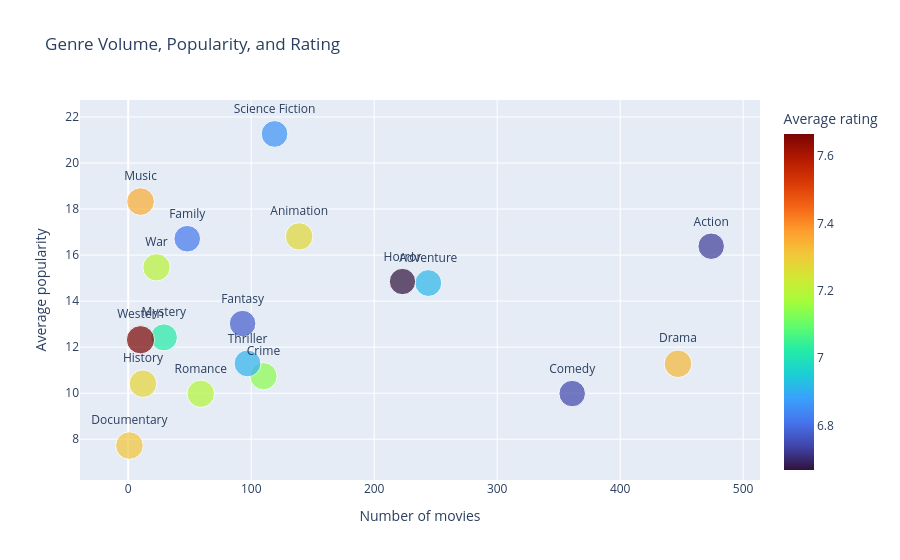

Notebook code cell kept with this figure:
### Code cell
# Multivariate: Genre volume, popularity, and rating
genre_profile = primary_genres.groupby('genre_name', as_index=False).agg(movie_count=('movie_id', 'nunique'), average_popularity=('popularity', 'mean'), average_rating=('vote_average', 'mean')).dropna()
figure = px.scatter(genre_profile, x='movie_count', y='average_popularity', size='average_rating', color='average_rating', hover_name='genre_name', text='genre_name', color_continuous_scale='Turbo', title='Genre Volume, Popularity, and Rating')
figure.update_traces(textposition='top center')
figure.update_layout(xaxis_title='Number of movies', yaxis_title='Average popularity', coloraxis_colorbar_title='Average rating')
figure.show()
print('Insight: This multivariate view distinguishes broad genre representation from popularity and critical reception, which do not necessarily move together.')
print('Genres near the upper-left are popular despite smaller catalogs, while genres on the right have greater volume and should be evaluated with that scale in mind.')

### Figure 1 — Plotly figure (JSON) as saved in the notebook; plotly's stock layout.template omitted (floating-point values rounded to 4 significant figures)
{"data": [{"hovertemplate": "<b>%{hovertext}</b><br><br>movie_count=%{x}<br>average_popularity=%{y}<br>average_rating=%{marker.color}<br>genre_name=%{text}<extra></extra>", "hovertext": ["Action", "Adventure", "Animation", "Comedy", "Crime", "Documentary", "Drama", "Family", "Fantasy", "History", "Horror", "Music", "Mystery", "Romance", "Science Fiction", "Thriller", "War", "Western"], "legendgroup": "", "marker": {"color": [6.726, 6.913, 7.272, 6.739, 7.138, 7.31, 7.332, 6.814, 6.772, 7.279, 6.667, 7.352, 7.022, 7.189, 6.856, 6.907, 7.202, 7.665], "coloraxis": "coloraxis", "size": [6.726, 6.913, 7.272, 6.739, 7.138, 7.31, 7.332, 6.814, 6.772, 7.279, 6.667, 7.352, 7.022, 7.189, 6.856, 6.907, 7.202, 7.665], "sizemode": "area", "sizeref": 0.01916, "symbol": "circle"}, "mode": "markers+text", "name": "", "orientation": "v", "showlegend": false, "text": ["Action", "Adventure", "Animation", "Comedy", "Crime", "Documentary", "Drama", "Family", "Fantasy", "History", "Horror", "Music", "Mystery", "Romance", "Science Fiction", "Thriller", "War", "Western"], "textposition": "top center", "type": "scatter", "x": [474, 244, 139, 361, 110, 1, 447, 48, 93, 12, 223, 10, 29, 59, 119, 97, 23, 10], "xaxis": "x", "y": [16.39, 14.79, 16.81, 9.984, 10.74, 7.726, 11.28, 16.71, 13.02, 10.41, 14.85, 18.32, 12.43, 9.977, 21.26, 11.29, 15.47, 12.32], "yaxis": "y"}], "layout": {"coloraxis": {"autocolorscale": false, "colorbar": {"title": {"text": "Average rating"}}, "colorscale": [[0, "#30123b"], [0.07143, "#4145ab"], [0.1429, "#4675ed"], [0.2143, "#39a2fc"], [0.2857, "#1bcfd4"], [0.3571, "#24eca6"], [0.4286, "#61fc6c"], [0.5, "#a4fc3b"], [0.5714, "#d1e834"], [0.6429, "#f3c63a"], [0.7143, "#fe9b2d"], [0.7857, "#f36315"], [0.8571, "#d93806"], [0.9286, "#b11901"], [1, "#7a0402"]]}, "legend": {"itemsizing": "constant", "tracegroupgap": 0}, "title": {"text": "Genre Volume, Popularity, and Rating"}, "xaxis": {"anchor": "y", "domain": [0, 1], "title": {"text": "Number of movies"}}, "yaxis": {"anchor": "x", "domain": [0, 1], "title": {"text": "Average popularity"}}}}
